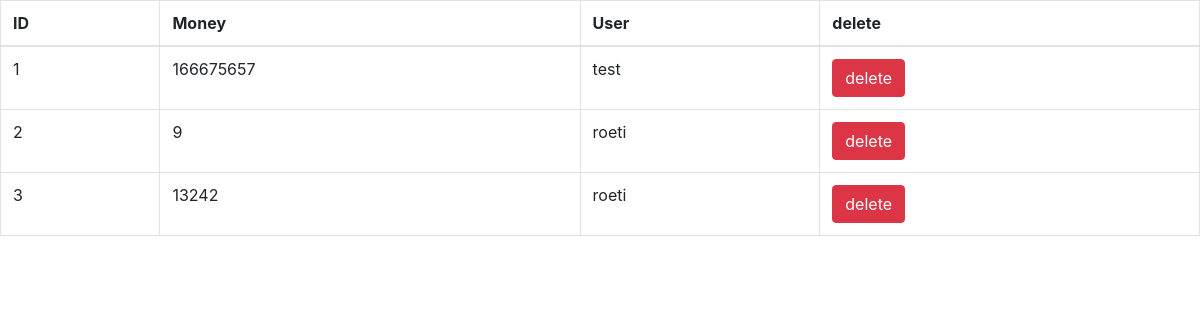
The page /app/change/ (signed in) on the database as committed earlier.
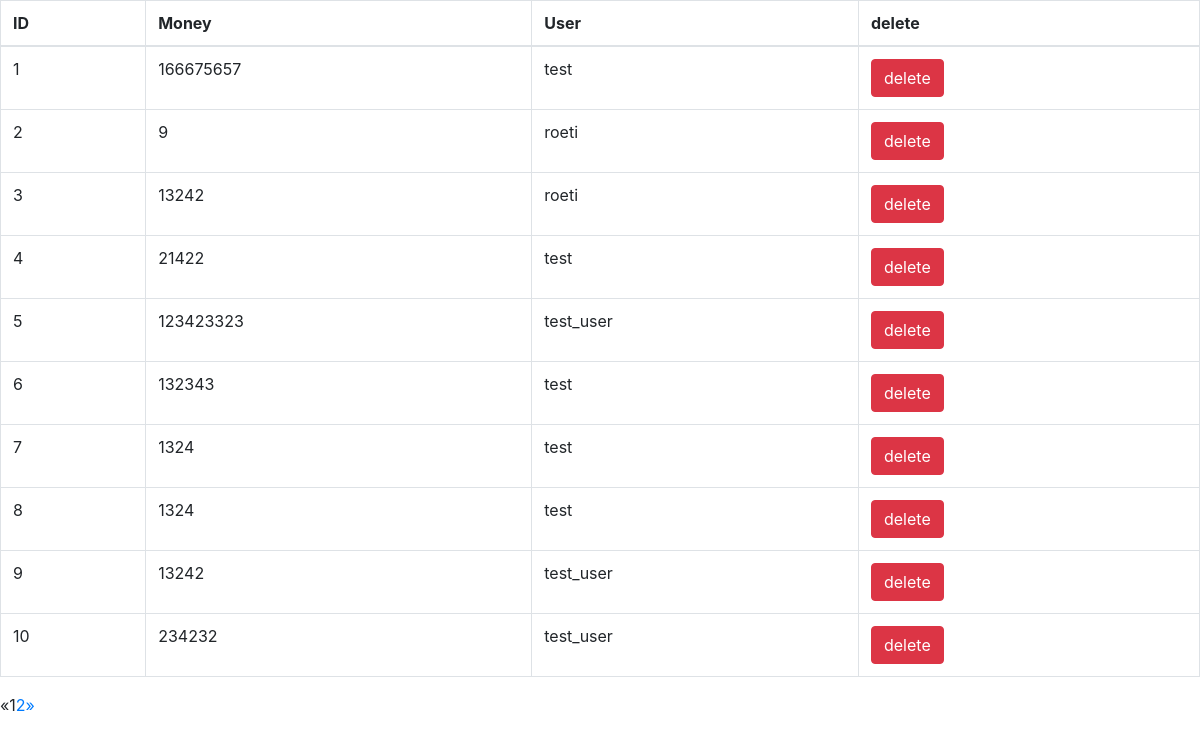
The same page on the database as committed later.
### bankaccount/models.py (models this page shows, shortened)
class Bankaccoount(models.Model):
    User = models.ForeignKey(
        settings.AUTH_USER_MODEL,
        on_delete=models.CASCADE,
    )
    Money = models.IntegerField(default=1)
    date = models.DateField(("Date"), default=datetime.date.today)
    class Meta:
        permissions = (
            ("can_see_bankaccount", "View a bancaccount"),
            ("can_change_bankaccount", "Can change a bankaccount"),
            ("can_delete_bankaccount", "Can delete a bankaccount"),
            ("can_abheben", "Kann ein Abheben von einem Bankaccount"),
            ("can_einzahlen", "Kann ein Abheben von einem Bankaccount"),
            ("can_bankeröffnung", "Kann ein Bankacccount eröffnen"),
            ("can_payafriend", "Kann ein Geld an einen Freund senden")
        )

### bankaccount/views.py (the view)
# urls.py: path('change/', (UserchangeListView.as_view(template_name='change_list.html')), name='article-list'),
@method_decorator(login_required, name='dispatch')
class UserchangeListView(PermissionRequiredMixin, ListView):
    permission_required = 'bankaccount.can_change_bankaccount'
    model = Bankaccoount
    template_name = 'core/user_list.html'  # Default: <app_label>/<model_name>_list.html
    context_object_name = 'object_list'  # Default: object_list
    paginate_by = 10
    queryset = Bankaccoount.objects.all()
    logger.info("Log of Queryset in UserchangeListView %s", queryset)

### bankaccount/templates/change_list.html (shortened to what this page needs)
{% load bootstrap4 %}
{% bootstrap_css %}
{% bootstrap_css %}
<table class="table table-bordered">
  <thead>
    <tr>
      <th>ID</th>
      <th>Money</th>
      <th>User</th>
      <th>delete</th>
    </tr>
  </thead>
  <tbody>
    {% for user in object_list %}
      <tr>
        <td>{{ user.id }}</td>
        <td>{{ user.Money }}</td>
        <td>{{ user.User }}</td>
        <td>
  {% buttons %}
    <button type="submit" class="btn btn-danger">
       delete
    </button>
  {% endbuttons %}
        </td>
      </tr>
    {% endfor %}
  </tbody>
</table>
{% if is_paginated %}
  <ul class="pagination">
    {% if page_obj.has_previous %}
      <li><a href="?page={{ page_obj.previous_page_number }}">&laquo;</a></li>
    {% else %}
      <li class="disabled"><span>&laquo;</span></li>
    {% endif %}
    {% for i in paginator.page_range %}
      {% if page_obj.number == i %}
        <li class="active"><span>{{ i }} <span class="sr-only">(current)</span></span></li>
      {% else %}
        <li><a href="?page={{ i }}">{{ i }}</a></li>
      {% endif %}
    {% endfor %}
    {% if page_obj.has_next %}
      <li><a href="?page={{ page_obj.next_page_number }}">&raquo;</a></li>
    {% else %}
      <li class="disabled"><span>&raquo;</span></li>
    {% endif %}
  </ul>
{% endif %}

Rows that differ between the two databases and show on the page:
added Bankaccoount: id "4", Money "21422", User "test"
added Bankaccoount: id "5", Money "123423323", User "test_user"
added Bankaccoount: id "6", Money "132343", User "test"
added Bankaccoount: id "7", Money "1324", User "test"
added Bankaccoount: id "8", Money "1324", User "test"
added Bankaccoount: id "9", Money "13242", User "test_user"
added Bankaccoount: id "10", Money "234232", User "test_user"
Other text that changed with them:
new list line: "1"
new list line: "2"
